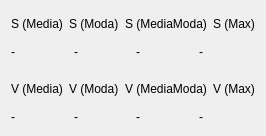
                    <widget class="QWidget" name="tab_11">
                     <property name="styleSheet">
                      <string notr="true">* {font: 63 oblique 12pt &quot;URW Gothic&quot;;}</string>
                     </property>
                     <attribute name="title">
                      <string>Imagen Quemada</string>
                     </attribute>
                     <layout class="QVBoxLayout" name="verticalLayout_19" stretch="3,2,1,3,2">
                      <item>
                       <layout class="QHBoxLayout" name="horizontalLayout_52">
                        <item>
                         <layout class="QHBoxLayout" name="horizontalLayout_53">
                          <item>
                           <widget class="QLabel" name="label_66">
                            <property name="text">
                             <string>S (Media)</string>
                            </property>
                           </widget>
                          </item>
                          <item>
                           <widget class="QLabel" name="label_67">
                            <property name="text">
                             <string>S (Moda)</string>
                            </property>
                           </widget>
                          </item>
                          <item>
                           <widget class="QLabel" name="label_68">
                            <property name="text">
                             <string>S (MediaModa)</string>
                            </property>
                           </widget>
                          </item>
                          <item>
                           <widget class="QLabel" name="label_69">
                            <property name="text">
                             <string>S (Max)</string>
                            </property>
                           </widget>
                          </item>
                         </layout>
                        </item>
                       </layout>
                      </item>
                      <item>
                       <layout class="QHBoxLayout" name="horizontalLayout_54">
                        <item>
                         <widget class="QLabel" name="label_smediaM_3">
                          <property name="styleSheet">
                           <string notr="true">font: 63 oblique 20pt &quot;URW Gothic&quot;;</string>
                          </property>
                          <property name="text">
                           <string>-</string>
                          </property>
                         </widget>
                        </item>
                        <item>
                         <widget class="QLabel" name="label_smodaM_3">
                          <property name="styleSheet">
                           <string notr="true">font: 63 oblique 20pt &quot;URW Gothic&quot;;</string>
                          </property>
                          <property name="text">
                           <string>-</string>
                          </property>
                         </widget>
                        </item>
                        <item>
                         <widget class="QLabel" name="label_smedmodM_3">
                          <property name="styleSheet">
                           <string notr="true">font: 63 oblique 20pt &quot;URW Gothic&quot;;</string>
                          </property>
                          <property name="text">
                           <string>-</string>
                          </property>
                         </widget>
                        </item>
                        <item>
                         <widget class="QLabel" name="label_smaxM_3">
                          <property name="styleSheet">
                           <string notr="true">font: 63 oblique 20pt &quot;URW Gothic&quot;;</string>
                          </property>
                          <property name="text">
                           <string>-</string>
                          </property>
                         </widget>
                        </item>
                       </layout>
                      </item>
                      <item>
                       <spacer name="verticalSpacer_12">
                        <property name="orientation">
                         <enum>Qt::Vertical</enum>
                        </property>
                        <property name="sizeHint" stdset="0">
                         <size>
                          <width>20</width>
                          <height>40</height>
                         </size>
                        </property>
                       </spacer>
                      </item>
                      <item>
                       <layout class="QHBoxLayout" name="horizontalLayout_55">
                        <item>
                         <widget class="QLabel" name="label_70">
                          <property name="text">
                           <string>V (Media)</string>
                          </property>
                         </widget>
                        </item>
                        <item>
                         <widget class="QLabel" name="label_71">
                          <property name="text">
                           <string>V (Moda)</string>
                          </property>
                         </widget>
                        </item>
                        <item>
                         <widget class="QLabel" name="label_72">
                          <property name="text">
                           <string>V (MediaModa)</string>
                          </property>
                         </widget>
                        </item>
                        <item>
                         <widget class="QLabel" name="label_73">
                          <property name="text">
                           <string>V (Max)</string>
                          </property>
                         </widget>
                        </item>
                       </layout>
                      </item>
                      <item>
                       <layout class="QHBoxLayout" name="horizontalLayout_56">
                        <item>
                         <widget class="QLabel" name="label_vmediaM_3">
                          <property name="styleSheet">
                           <string notr="true">font: 63 oblique 20pt &quot;URW Gothic&quot;;</string>
                          </property>
                          <property name="text">
                           <string>-</string>
                          </property>
                         </widget>
                        </item>
                        <item>
                         <widget class="QLabel" name="label_vmodaM_3">
                          <property name="styleSheet">
                           <string notr="true">font: 63 oblique 20pt &quot;URW Gothic&quot;;</string>
                          </property>
                          <property name="text">
                           <string>-</string>
                          </property>
                         </widget>
                        </item>
                        <item>
                         <widget class="QLabel" name="label_vmedmodM_3">
                          <property name="styleSheet">
                           <string notr="true">font: 63 oblique 20pt &quot;URW Gothic&quot;;</string>
                          </property>
                          <property name="text">
                           <string>-</string>
                          </property>
                         </widget>
                        </item>
                        <item>
                         <widget class="QLabel" name="label_vmaxM_3">
                          <property name="styleSheet">
                           <string notr="true">font: 63 oblique 20pt &quot;URW Gothic&quot;;</string>
                          </property>
                          <property name="text">
                           <string>-</string>
                          </property>
                         </widget>
                        </item>
                       </layout>
                      </item>
                     </layout>
                    </widget>
